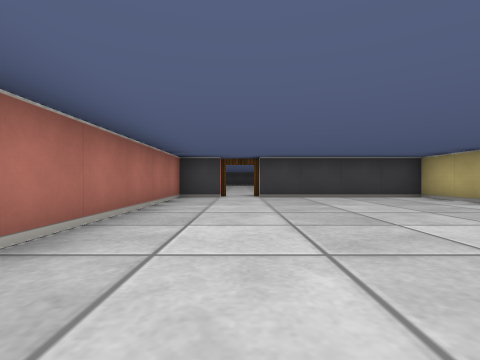
view 1 (above)

21 first-person views from a walk through a cub3D maze. The camera is about half as high as the walls, looks level and sees 85° across. The floor is counted in squares. Each view is taken from the middle of a square. On the plan, view 1 faces up. The plan holds only what a view shows up to about 9 squares ahead; the rest is blank.

view 2
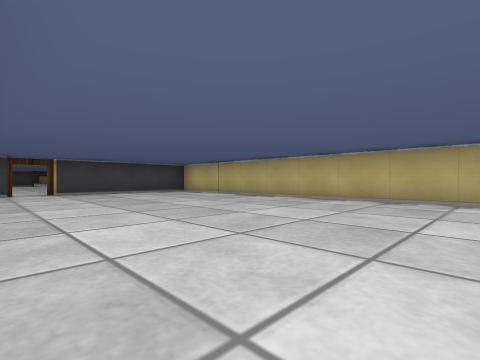

view 3
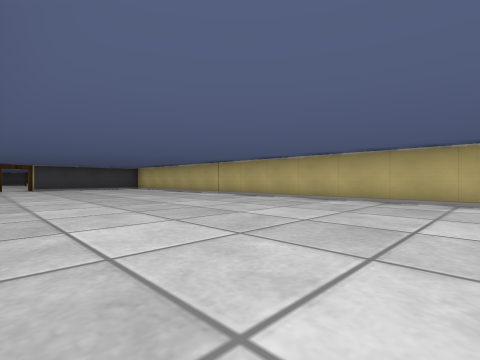

view 4
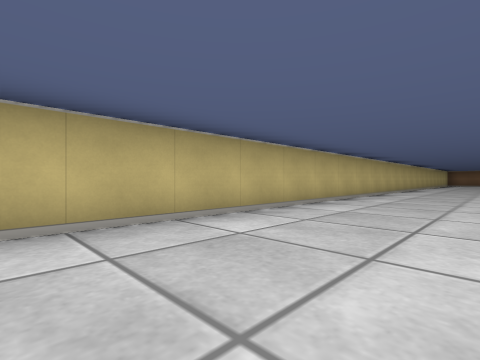

view 5
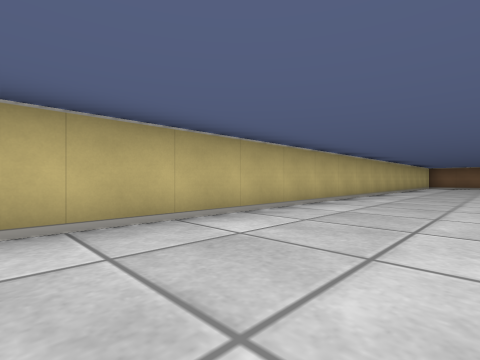

view 6
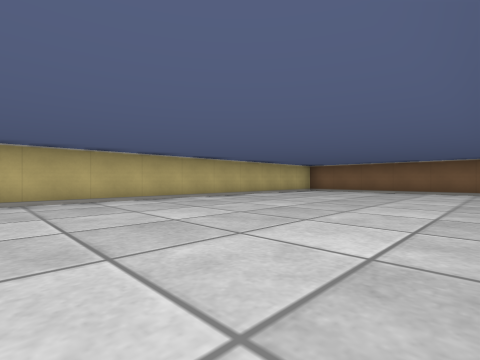

view 7
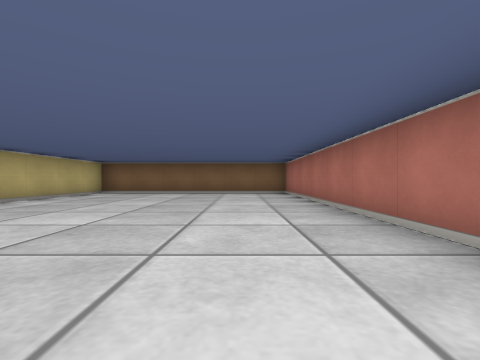

view 8
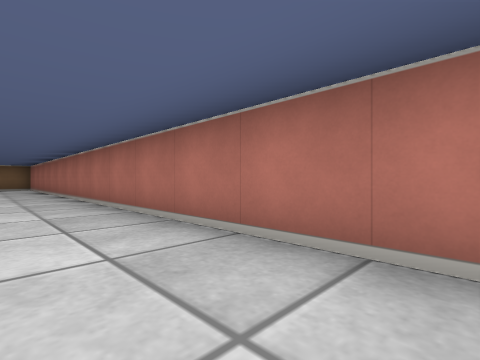

view 9
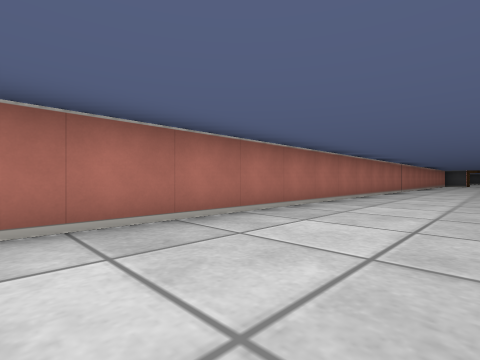

view 10
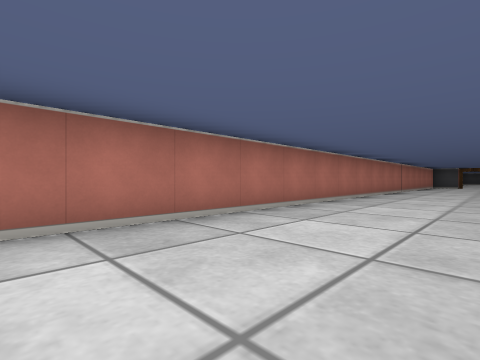

view 11
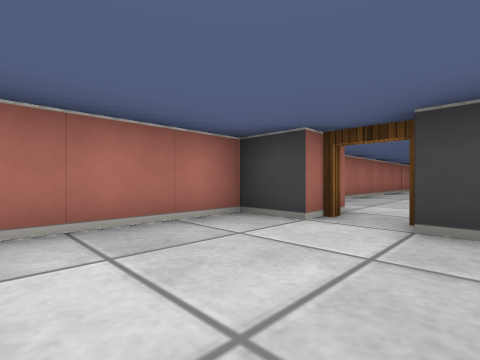

view 12
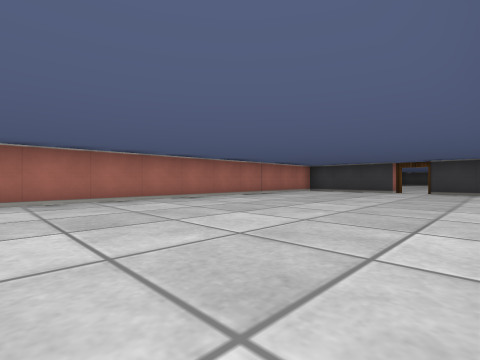

view 13
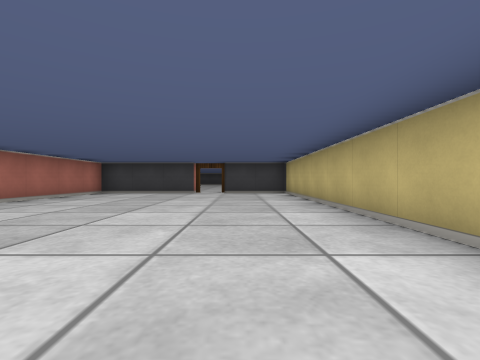

view 14
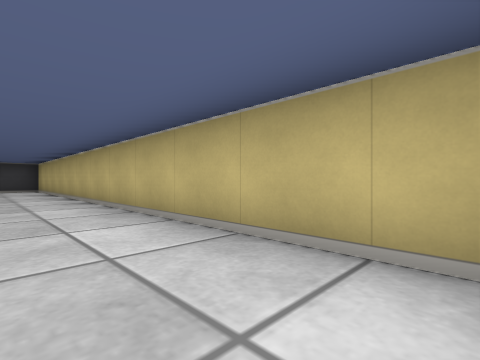

view 15
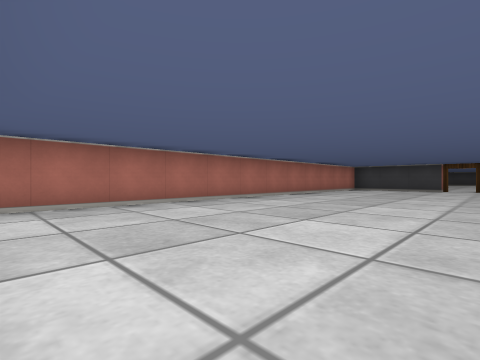

view 16
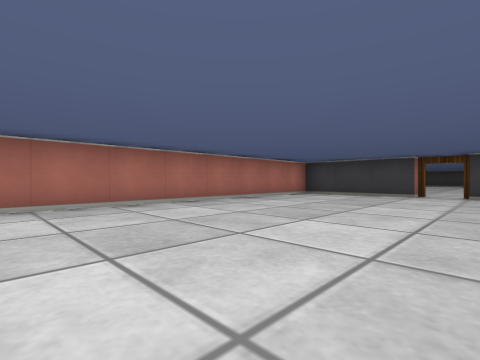

view 17
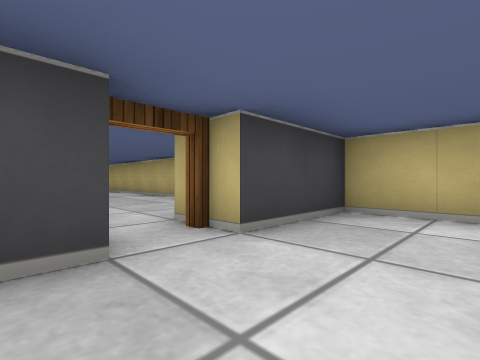

view 18
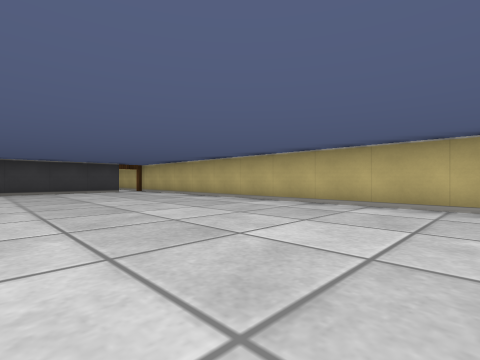

view 19
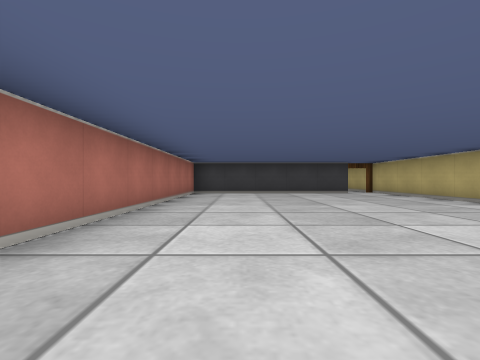

view 20
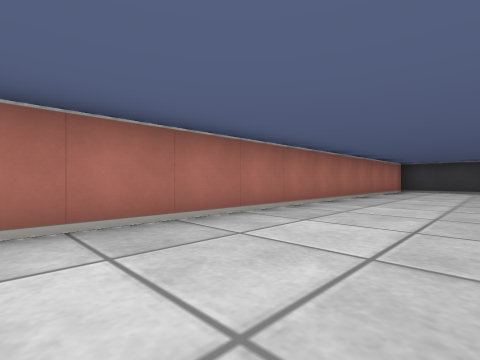

view 21
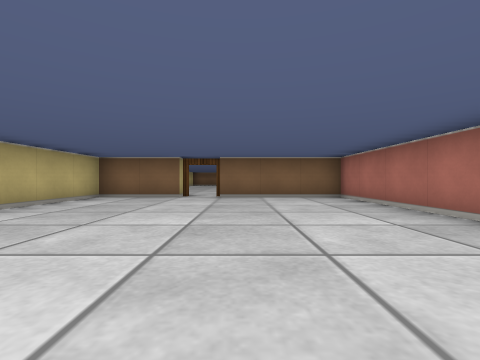

### Floor plan
Ten units are one square. View 1 is at (0, 0); x grows to the right and y downward. Boxes are objects, and circles mark ways between rooms. Rooms are numbered by the first view taken in them; rooms with no view inside come last. Other rooms are left out.
<svg viewBox="-20 -335 70 595">
<path fill="none" stroke="#000" d="M-5 -65 -15 -65 -15 255 45 255 45 -65 5 -65M15 -195 -15 -195 -15 -81M45 -80 45 -195 25 -195M35 -325 -15 -325 -15 -205 15 -205M25 -205 45 -205 45 -330"/>
<circle cx="0" cy="-70" r="3" fill="#2a7"/>
<circle cx="20" cy="-200" r="3" fill="#2a7"/>
<text x="10" y="90">1</text>
<text x="10" y="-140">2</text>
<text x="10" y="-270">3</text>
</svg>
Room 1 opens to room 2. Room 2 opens to room 3.

Where each view was taken, in squares from view 1:
view 1: 0 up, 0 right, facing up
view 2: 2 down, 1 left, facing up-right
view 3: 6 down, 1 left, facing up-right
view 4: 4 down, 2 right, facing down-right
view 5: 10 down, 2 right, facing down-right
view 6: 16 down, 1 left, facing down-right
view 7: 17 down, 0 right, facing down
view 8: 12 down, 0 right, facing down-left
view 9: 14 down, 1 right, facing up-left
view 10: 10 down, 1 right, facing up-left
view 11: 4 up, 1 right, facing up-left
view 12: 10 up, 4 right, facing up-left
view 13: 11 up, 3 right, facing up
view 14: 8 up, 3 right, facing up-right
view 15: 8 up, 3 right, facing up-left
view 16: 12 up, 3 right, facing up-left
view 17: 18 up, 1 right, facing up-right
view 18: 23 up, 0 right, facing up-right
view 19: 24 up, 0 right, facing up
view 20: 22 up, 1 right, facing up-left
view 21: 27 up, 1 right, facing down
